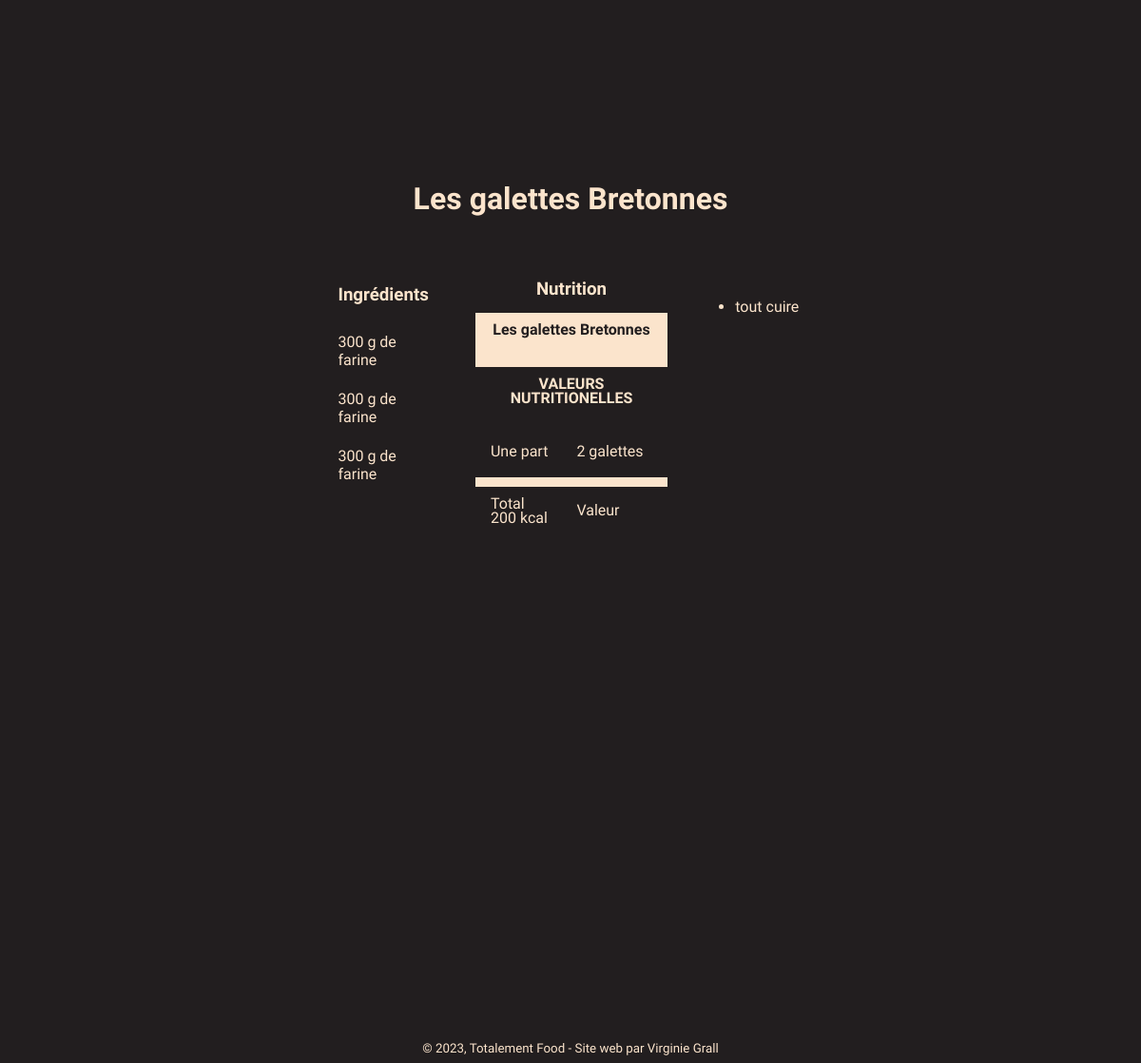
/totalement_food/recettes/1 (lower part), run on an earlier commit of the app's database.
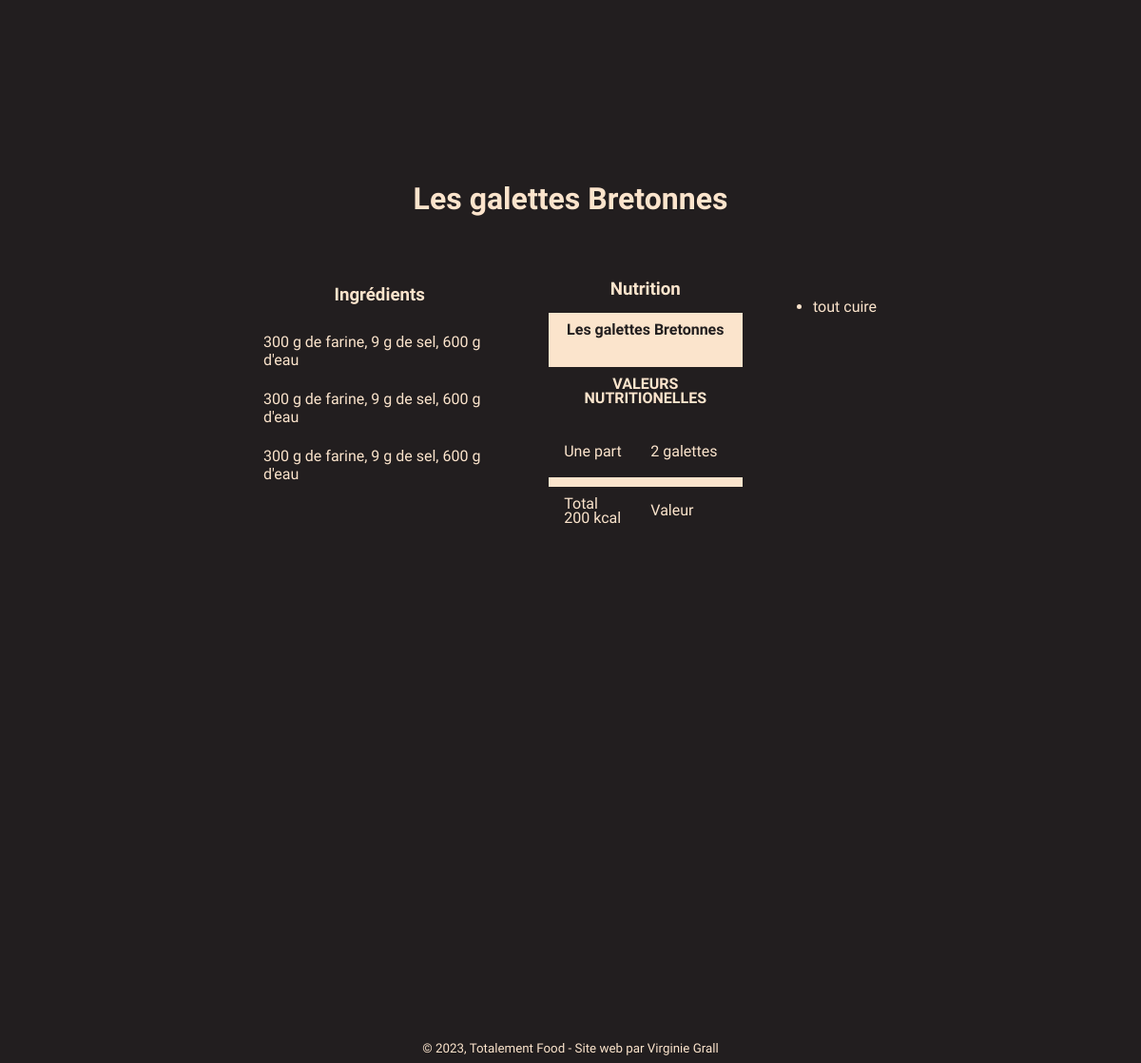
And on a later commit of the database.
### totalement_food/models.py (models this page shows, shortened)
class Recette(models.Model):
    titre = models.CharField(max_length=200)
    ingredients = models.CharField(max_length=500)
    valeur_nutri = models.CharField(max_length=500)
    process = models.TextField()
    photo = models.CharField(max_length=1000)

### totalement_food/views.py (the view)
# urls.py: path('recettes/<int:recette_id>', views.get_recette, name="la_recette"),
def get_recette(request, recette_id):
    recette = Recette.objects.get(id=recette_id)
    return render(request, 'totalement_food/recette.html', {'recette': recette})

### totalement_food/templates/totalement_food/recette.html (shortened to what this page needs)
{% load static %}
<html lang="en">
<head>
    <link rel="stylesheet" href="{% static 'totalement_food/recette.css' %}">
</head>
<body>
    <header>
        <main>
            <div class="banniere" id="banniere">
            </div>
            <h1 id="ancre-recette"> {{recette.titre}}</h1><br><br>
            <div class="container-page">
                <div class="container_etiquette">
                    <div class="ingredients">
                        <table class="aliments">
                            <tr>
                                <th>
                                    <h3>Ingrédients</h3>
                                </th>
                            </tr>
                            <tr>
                                <td>{{recette.ingredients}}
                                <td>
                            <tr>
                                <td>{{recette.ingredients}}</td>
                            </tr>
                            <tr>
                                <td>{{recette.ingredients}}</td>
                            </tr>
                        </table>
                    </div>
                    <div class="macros">
                        <table class="nutrition">
                            <tr>
                                <th colspan="2">
                                    <h3>Nutrition</h3>
                                </th>
                            </tr>
                            <tr class="titre-recette">
                                <td colspan="2">
                                    <h4>{{recette.titre}}</h4>
                                </td>
                            </tr>
                            <tr class="titre-etiquette">
                                <td colspan="2">
                                    <h4>VALEURS NUTRITIONELLES</h4>
                                </td>
                            </tr>
                            <tr>
                                <td class="serving">Une part</td>
                                <td class="serving">2 galettes</td>
                            </tr>
                            <tr>
                                <td class="separateur">
                                </td>
                                <td class="separateur"></td>
                            </tr>
                            <tr>
                                <td class="titre-total">Total <br>{{recette.valeur_nutri}}</td>
                                <td class="titre-valeur">Valeur</td>
                            </tr>
                        </table>
                    </div>
                </div>
                <br><br>
                <div class="procedure">
                    <tr>
                        <td>
                            <ul>
                                <li>{{recette.process}}</li>
                            </ul>
                        </td>
                    </tr>
                </div>
            </div>
        </main>
</body>
<footer class="footer_copyright">
    <small class="copyright_content">© 2023, Totalement Food - Site web par Virginie Grall</small>
</footer>
</html>

What changed in the data, as far as the page shows it:
changed Recette "Les galettes Bretonnes": ingredients "300 g de farine" → "300 g de farine, 9 g de sel, 600 g d'eau"
